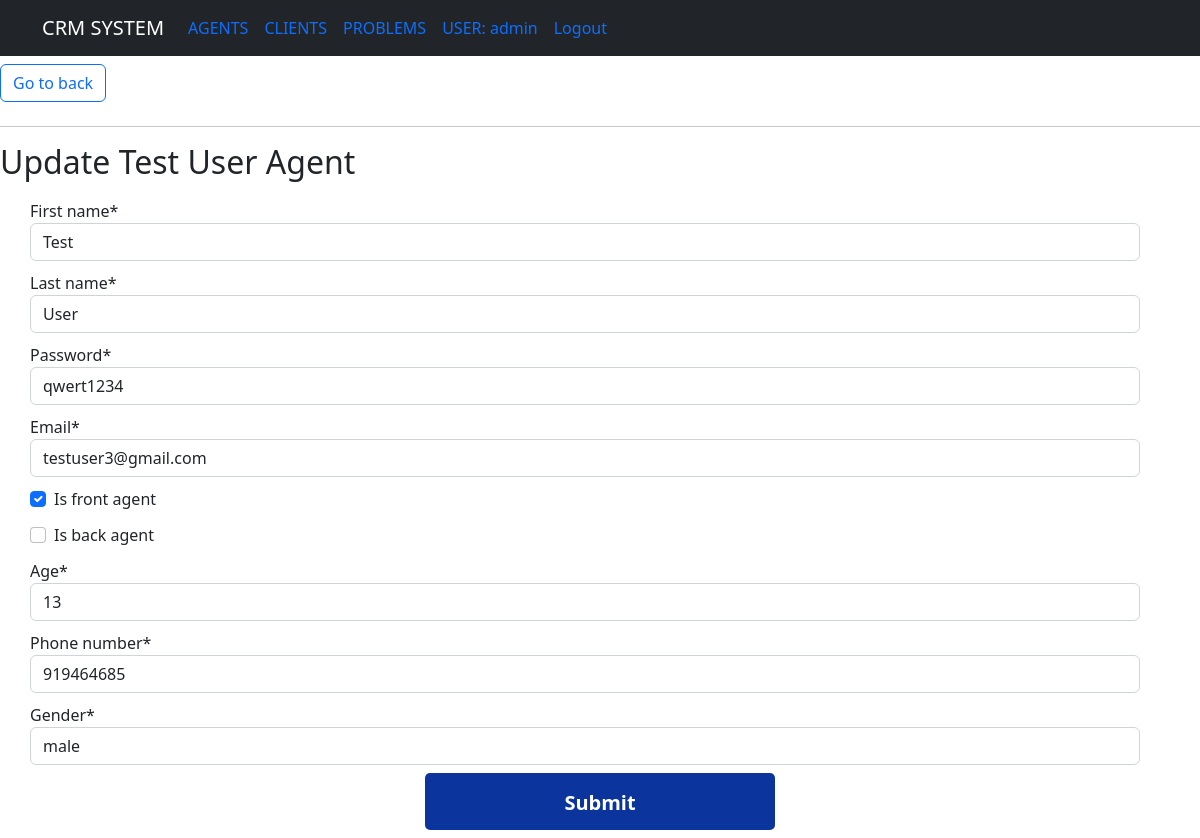
Page /agent/update/2/ (signed in) on the committed database.
### agents/models.py (models this page shows, shortened)
class CustomerUser(AbstractUser):
    pass

class Agent(models.Model):
    GENDER = (
        ('male', 'male'),
        ('female', 'female')
    )
    first_name = models.CharField(max_length=20)
    last_name = models.CharField(max_length=20)
    password = models.CharField(max_length=255)
    email = models.EmailField()
    gender = models.CharField(max_length=20, choices=GENDER)
    is_front_agent = models.BooleanField(default=False)
    is_back_agent = models.BooleanField(default=True)
    date_added = models.DateTimeField(auto_now_add=True)
    phone_number = models.CharField(max_length=20)
    age = models.IntegerField(default=0)
    class Meta:
        verbose_name = 'Agent List'
        ordering = ['-pk', ]

### agents/views.py (the view, shortened to what this page needs)
# urls.py: path('update/<int:pk>/', UpdateAgentView.as_view(), name='update_agent'),
class UpdateAgentView(LoginRequiredMixin, generic.UpdateView):
    template_name = 'agents/update_agent.html'
    form_class = AgentForm
    context_object_name = 'agents'
    def get_queryset(self):
        queryset = None
        if self.request.user.is_superuser:
            queryset = Agent.objects.all()
        return queryset

### agents/forms.py
class AgentForm(forms.ModelForm):
    class Meta:
        model = Agent
        fields = (
            'first_name',
            'last_name',
            'password',
            'email',
            'is_front_agent',
            'is_back_agent',
            'age',
            'phone_number',
            'gender',
        )

### templates/agents/update_agent.html (shortened to what this page needs)
{% extends 'base.html' %}
{% load crispy_forms_tags %}
{% block content %}
{% if user.is_superuser %}
<a class ="btn btn-outline-primary my-2" href="{% url 'list_agent' %}">Go to back</a>
<hr/>
<h2> Update  {{ agents.first_name }} {{ agents.last_name }} Agent</h2>
<form method="post" action="">
   {{ form|crispy }}
    <button class="btn btn-primary my-2" type="submit">Submit</button>
</form>
{% endif %}
{% endblock %}

### templates/navbar.html (shortened to what this page needs)
<nav class="navbar navbar-expand-lg navbar-dark bg-dark" >
  <div class="container">
    <a class="navbar-brand" href="#">CRM SYSTEM</a>
    <div class="collapse navbar-collapse float-end" id="navbarNavAltMarkup">
      <div class="navbar-nav">
          <ul class="nav justify-content-end">
             {% if user.is_staff %}
              <li class="nav-item ">
              <a class="nav-link" href="{% url 'list_agent' %}">AGENTS</a>
              </li>
              {% endif %}
             {% if user.is_authenticated %}
              <li class="nav-item">
              <a class="nav-link" href="{% url 'list_client' %}">CLIENTS</a>
              </li>
              <li class="nav-item">
              <a class="nav-link" href="{% url 'list_problem' %}">PROBLEMS</a>
              </li>
              <li class="nav-item">
              <a class="nav-link" href="{% url 'list_problem' %}">USER: {{ user }}</a>
              </li>
              <li class="nav-item">
             <a  class="nav-link " href="{% url 'logout' %}">Logout</a>
              </li>
              {% else %}
              <li class="nav-item">
             <a class="nav-link" href="{% url 'login' %}">Login</a>
              </li>
              {% endif %}
</ul>
      </div>
    </div>
  </div>
</nav>

### agents/static/style.css (style rules this page uses)
body { background-color: fufufu; }
.btn { position: relative; padding 10px; }
.btn-primary { font-weight: 700; font-size: 20px; border-radius: 5px; margin-bottom: 0px; color: #fff; background-color: #0b349d; margin: 0 auto; width: 350px; display: block; border: none; padding: 12px 20px; padding-top: 15px; }
.form-group { padding-left: 30px; padding-right: 60px; padding-top: 10px; }

### rows in the picture
CustomerUser: username "admin"
Agent: first_name "Test", last_name "User", password "qwert1234", email "testuser3@gmail.com", is_front_agent "☑", age "13", phone_number "919464685", gender "male"
